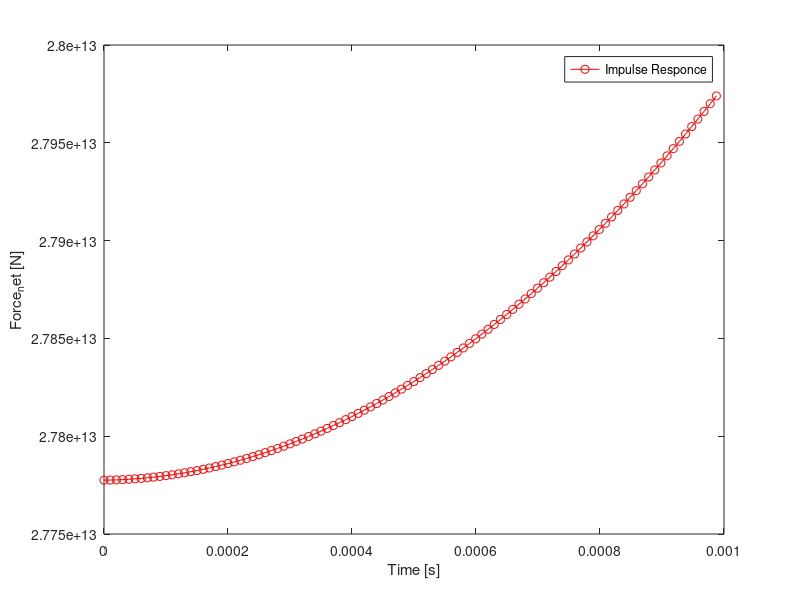

Here is the MATLAB script that generated this plot:
%%
%A Program to Calculate Impulse Response of
%a Blackhole on a Space-Body over the Time
%[Numerical Approach]
%%

%Put_Ins
NP = 100000;
tMax = 1;                               %[in s]
dt_Our= tMax/NP;                        %[in s]

c = 2.999*10^8;                         %[in m/s]
v0 = 10^6;                              %[in m/s]
G = 6.6743*10^-11;                      %[in m^3/(kg*s^2)]

m_S = 1.9889*10^30;                     %[in kg]
m_B = 100*m_S;                          %[in kg]
m_T = 555.55;                           %[in kg]

x_B = ((10^-15)/9.461)*10^1335;                             %[in m]
y_B = 0;                                %[in m]
z_B = 0;                                %[in m]

y_T = 0;                                %[in m]
z_T = 0;                                %[in m]
 

%Assigning_Arrays
t = zeros(1, NP);                       % A range from 0 to NP
Fg = zeros(1, NP);                      % A range from 0 to NP
x_T = zeros(1, NP);                     % A range from 0 to NP
r_BT = zeros(1, NP);                    % A range from 0 to NP
dt_T = zeros(1, NP);                    % A range from 0 to NP
v = zeros(1, NP);                       % A range from 0 to NP


%Initial_Conditions
x_T(1) = 0;                             %[in m]
v(1) = 0;                               %[in m/s]
t(1) = 0;                               %[in s]


%Looping
for i = 1: NP
    v(i + 1) = v(i) + 0.5*v0;                                                       %[in m/s]
  
    
    dt_T(i) = dt_Our*sqrt(1 - (v(i + 1)/c)^2)^0.5;                                  %[in s]
    
    
    x_T(i + 1) = x_T(i) + v(i + 1)*dt_T(i);                                         %[in m]
    
    
    r_BT(i + 1) = sqrt((x_B - x_T(i + 1))^2 + (y_B - y_T)^2 + (z_B - z_T)^2);       %[in m]
   
    
    Fg(i) = (G*m_B*m_T/(r_BT(i + 1))^2) + (m_T*(v(i + 1) - v(i))/dt_T(i));                                          
    
    
    t(i + 1) = t(i) + dt_T(i);                                                      %[in s]

end


%Plotting
plot(t(1: 100), Fg(1: 100), 'ro-');    %plotting X and Y
xlabel('Time [s]');                    %Labeling X
ylabel('Force_net [N]');               %Labeling Y
h = legend('Impulse Responce');        %Title of the plot
